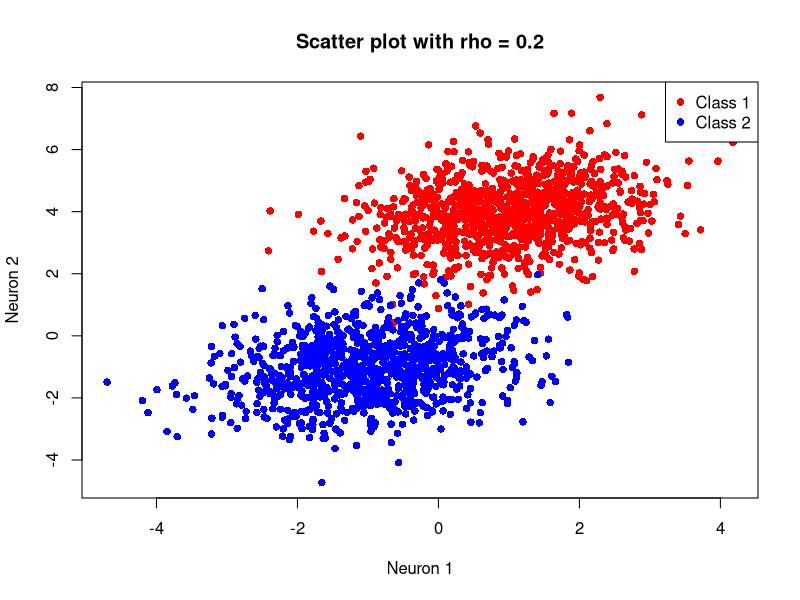

Generate this figure with R:
# 2つのニューロンが「同じ方向に揺れる」ため、総和方向（信号方向）での変動が増える
# ニューロンが独立なら、一方が大きく揺れても、もう一方が逆方向に揺れることもあるので、総和方向では揺れがある程度打ち消される
# これによって総和方向の分散は抑えられる

# ======== データ生成 ========
set.seed(42)

# ニューロン数
n_neurons <- 2

# 試行数
n_trials <- 1000

# クラス平均 (2ニューロンの総和方向)
mu1 <- c(1,4)
mu2 <- c(-1,-1)

# 共分散行列の例
rho <- 0.2  # ノイズ相関
sigma <- 1
Sigma <- matrix(c(sigma^2, rho*sigma^2,
                  rho*sigma^2, sigma^2), nrow = 2)

# データ生成
library(MASS)
class1 <- mvrnorm(n_trials, mu = mu1, Sigma = Sigma)
class2 <- mvrnorm(n_trials, mu = mu2, Sigma = Sigma)

# クラスラベル
labels <- c(rep(1, n_trials), rep(2, n_trials))
data <- rbind(class1, class2)

# ======== 散布図 ========
plot(data[,1], data[,2], col = ifelse(labels == 1,"red","blue"),
     pch = 16, xlab = "Neuron 1", ylab = "Neuron 2",
     main = paste("Scatter plot with rho =", rho))
legend("topright", legend = c("Class 1", "Class 2"), col = c("red","blue"), pch = 16)

# ======== 線形判別情報 (LFI) と d' ========
# LFI = Δμ^T Σ^{-1} Δμ
delta_mu <- mu1 - mu2
LFI <- t(delta_mu) %*% solve(Sigma) %*% delta_mu

# d' = sqrt(LFI)
d_prime <- sqrt(LFI)

cat("Linear Fisher Information (LFI):", LFI, "\n")
cat("d':", d_prime, "\n")
